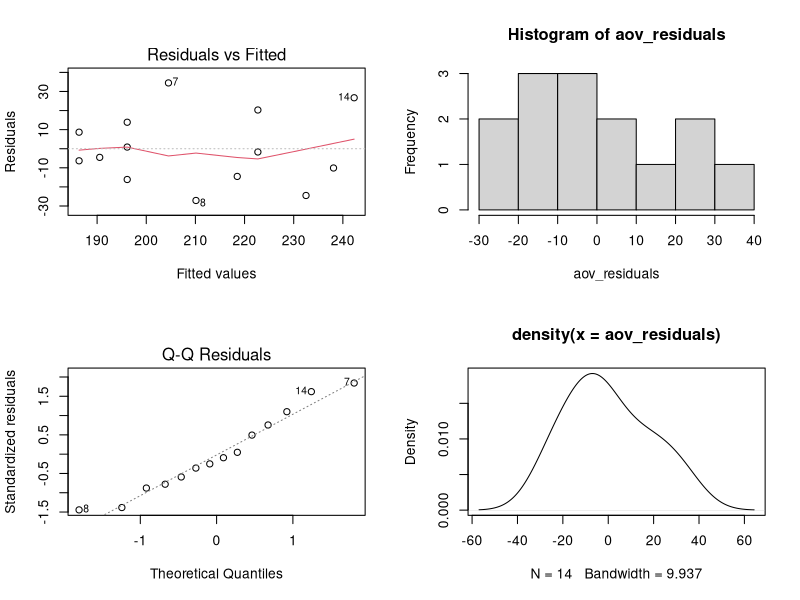

This chart was generated by the following R code:
library(tidyverse)

# function to construct graph for assumptions
almost_sas <- function(aov.results){
  aov_residuals <- residuals(aov.results)
  par(mfrow=c(2,2))
  plot(aov.results, which=1)
  hist(aov_residuals)
  plot(aov.results, which=2)
  plot(density(aov_residuals))
}

# create data
age <- c(25, 25, 28, 32, 32, 32, 38, 42, 48, 51, 51, 58, 62, 65)
chol <- c(180, 195, 186, 180, 210, 197, 239, 183, 204, 221, 243, 208, 228, 269)

data <- tibble(age, chol)

# model of interest
m1 <- lm(chol ~ age, data = data)

# create plot
almost_sas(m1)
# we plug in the model results that we want to assess assumptions on
